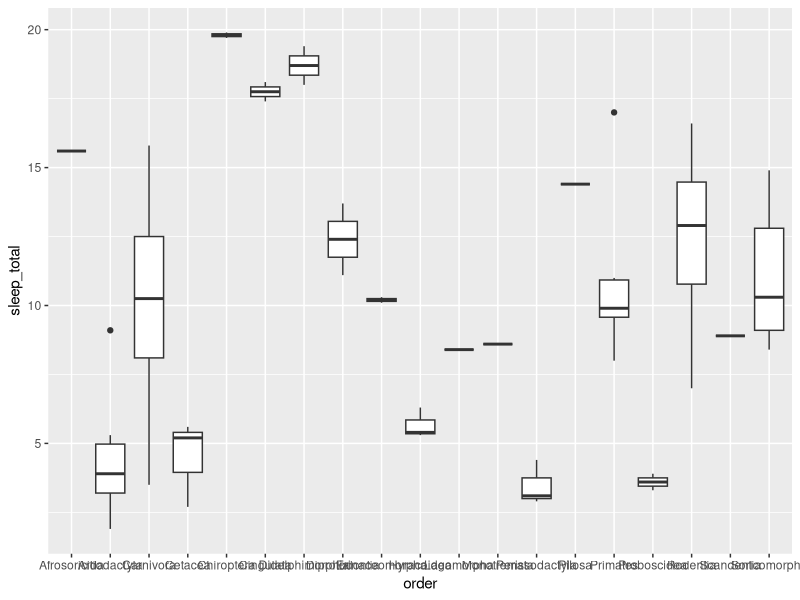
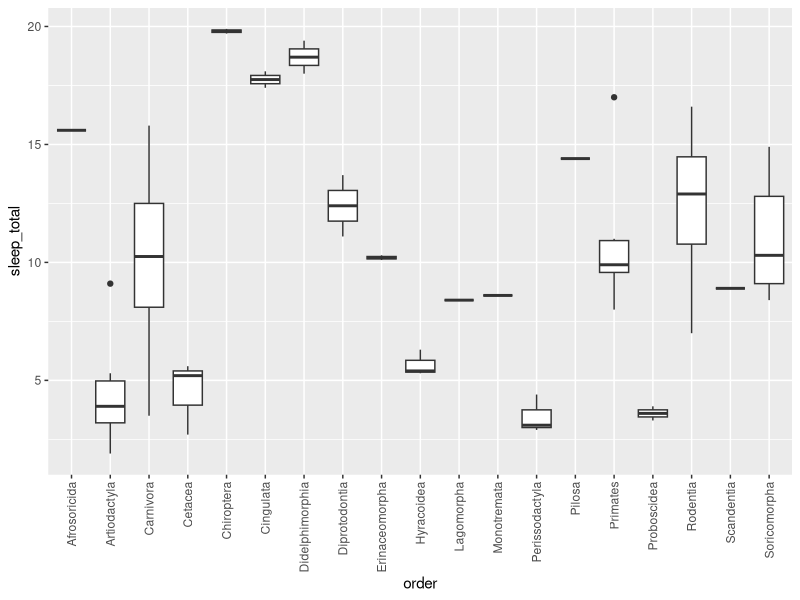
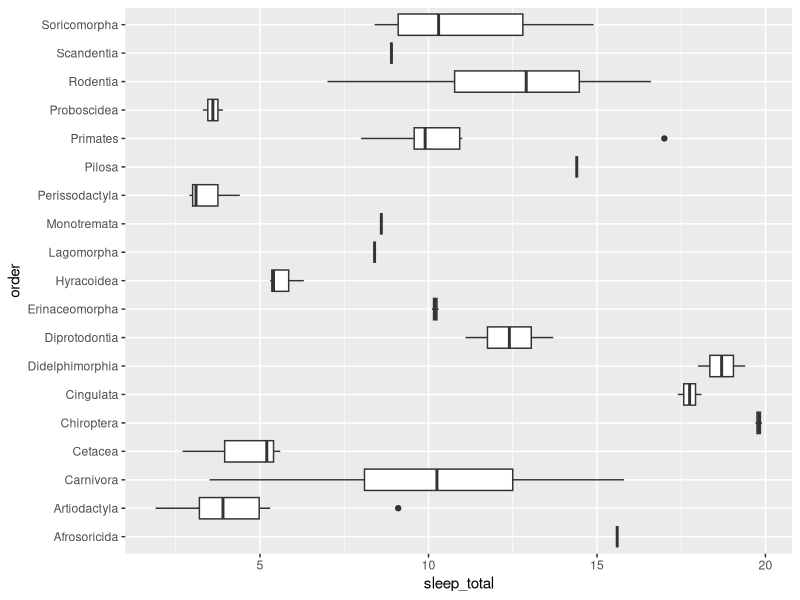
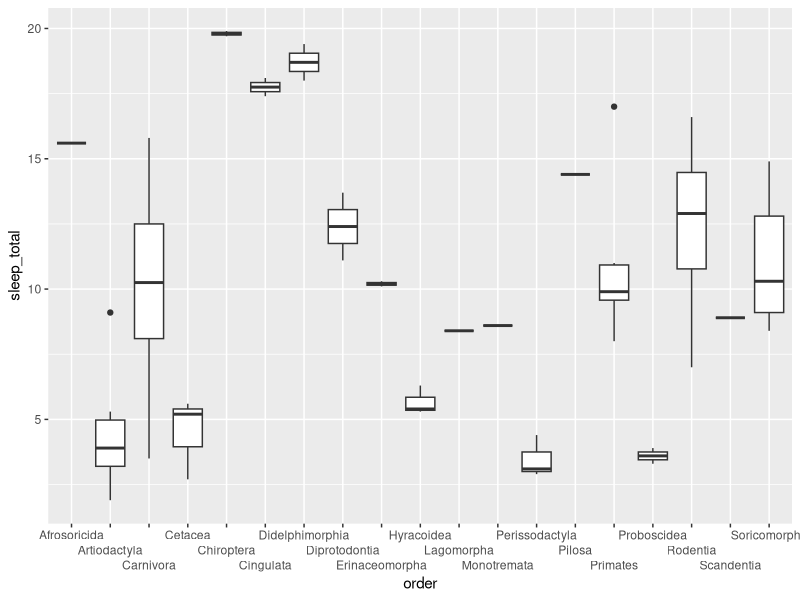
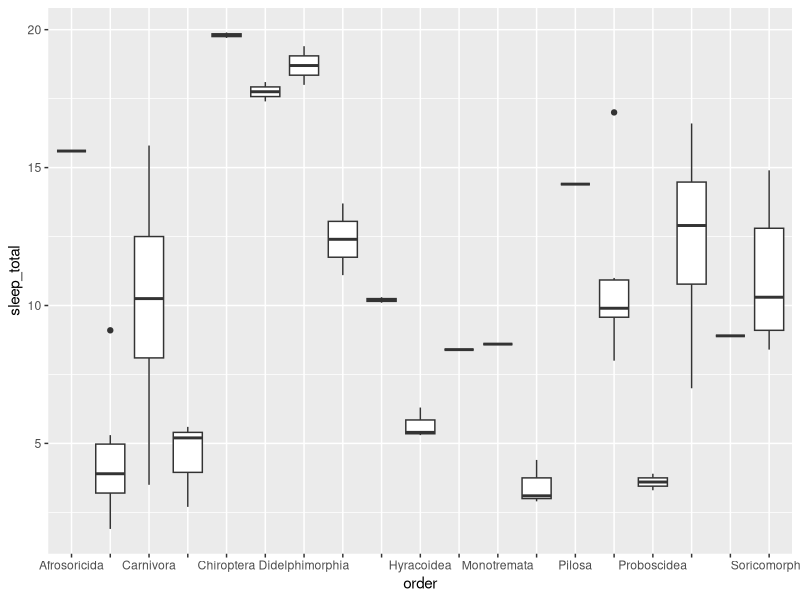
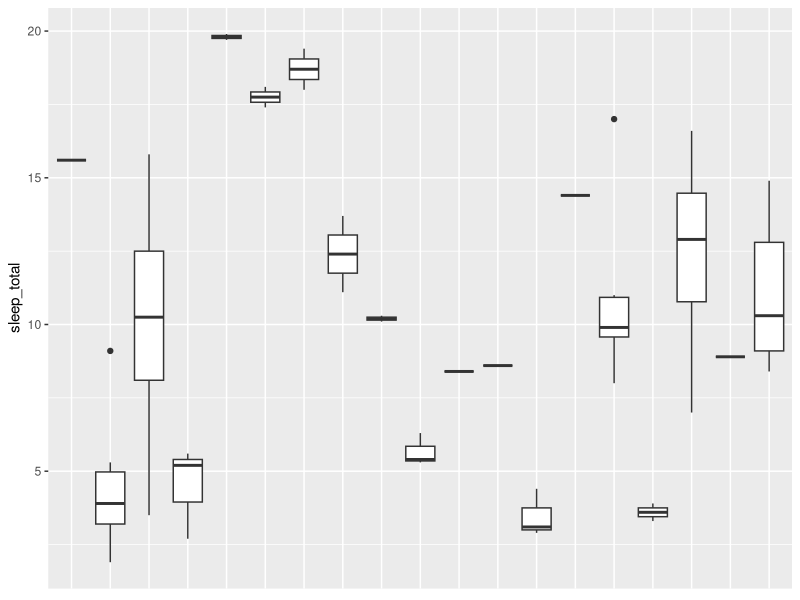
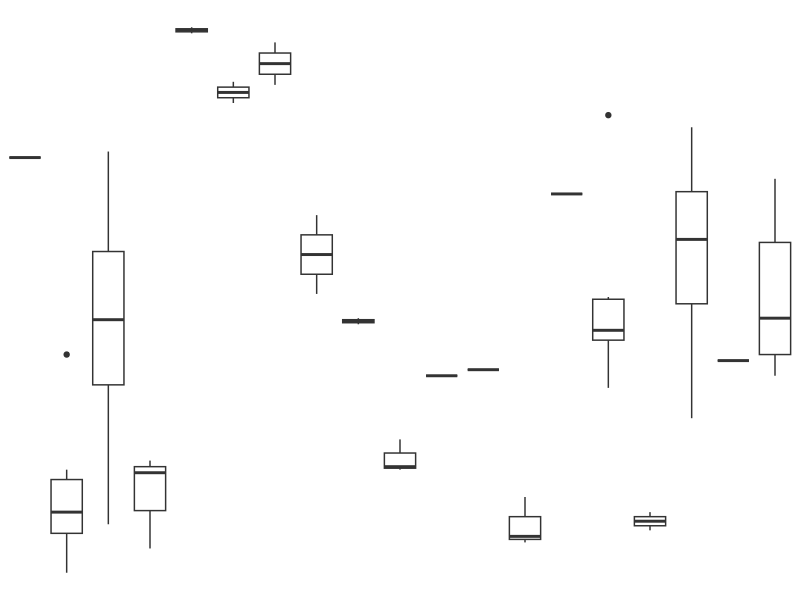
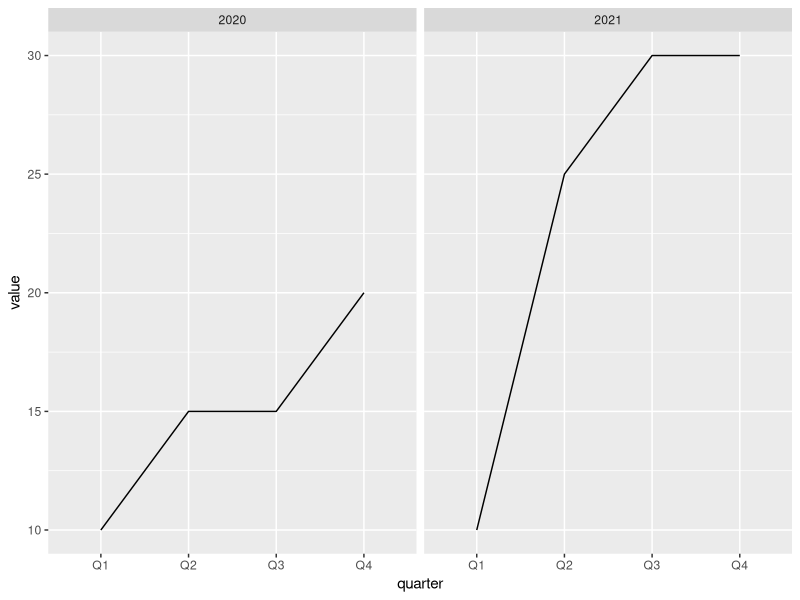

The R source for these figures, in order:
## ---- chunk 1
#| include: false
library(ggplot2)
knitr::opts_chunk$set(
  fig.dpi = 300, 
  collapse = TRUE, 
  comment = "#>",
  fig.asp = 0.618,
  fig.width = 6,
  out.width = "80%")
## ---- chunk 2
#| label: msleep-order-sleep-total
#| fig.alt: "A boxplot showing the total amount of sleep on the y-axis for 19 
#|  taxonomical orders of mammals on the x-axis. The horizontal labels on the 
#|  x-axis for the orders overlap and are unreadable."
ggplot(msleep, aes(x = order, y = sleep_total)) +
  geom_boxplot()
## ---- chunk 3
#| label: msleep-order-sleep-total-rotate
#| fig.alt: "A boxplot showing the total amount of sleep on the y-axis for 19 
#|  taxonomical orders of mammals on the x-axis. The x-axis labels are oriented
#|  vertically and are readable."
ggplot(msleep, aes(x = order, y = sleep_total)) +
  geom_boxplot() +
  theme(axis.text.x = element_text(angle = 90, vjust = 0.5, hjust = 1))
## ---- chunk 4
#| label: msleep-order-sleep-total-flip
#| fig.alt: "A boxplot showing the total amount of sleep on the x-axis for 19
#|  taxonomical orders of mammals on the y-axis. The y-axis labels are oriented
#|  horizontally and are readable."
ggplot(msleep, aes(y = order, x = sleep_total)) +
  geom_boxplot()
## ---- chunk 5
#| label: msleep-order-sleep-total-dodge
#| fig.alt: "A boxplot showing the total amount of sleep on the y-axis for 19 
#|  taxonomical orders of mammals on the x-axis. The horizontal labels on the 
#|  x-axis are dodged to three levels so that they remain readable."
ggplot(msleep, aes(x = order, y = sleep_total)) +
  geom_boxplot() +
  scale_x_discrete(guide = guide_axis(n.dodge = 3))
## ---- chunk 6
#| label: msleep-order-sleep-total-check-overlap
#| fig.alt: "A boxplot showing the total amount of sleep on the y-axis for 19 
#|  taxonomical orders of mammals on the x-axis. Several of the x-axis labels
#|  have been omitted, but the one that remain are readable and don't overlap."
ggplot(msleep, aes(x = order, y = sleep_total)) +
  geom_boxplot() +
  scale_x_discrete(guide = guide_axis(check.overlap = TRUE))
## ---- chunk 7
#| ref-label: msleep-order-sleep-total
#| fig.alt: "A boxplot showing the total amount of sleep on the y-axis for 19 
#|  taxonomical orders of mammals on the x-axis. The horizontal labels on the 
#|  x-axis for the orders overlap and are unreadable."
## ---- chunk 8
#| fig.alt: "A boxplot showing the total amount of sleep on the y-axis for 19 
#|  taxonomical orders of mammals on the x-axis. The annotation on the x-axis
#|  is abent."
ggplot(msleep, aes(x = order, y = sleep_total)) +
  geom_boxplot() +
  theme(
    axis.title.x = element_blank(),
    axis.text.x = element_blank(),
    axis.ticks.x = element_blank()
  )
## ---- chunk 9
#| fig.alt: "A boxplot showing the total amount of sleep on the y-axis for 19 
#|  taxonomical orders of mammals on the x-axis. The plot has no axes, 
#|  gridlines or background panel."
ggplot(msleep, aes(x = order, y = sleep_total)) +
  geom_boxplot() + 
  theme_void()
## ---- chunk 10
library(tibble)

sales <- tribble(
  ~value, ~quarter, ~year,
  10,     "Q1",     2020,
  15,     "Q2",     2020,
  15,     "Q3",     2020,
  20,     "Q4",     2020,
  10,     "Q1",     2021,
  25,     "Q2",     2021,
  30,     "Q3",     2021,
  30,     "Q4",     2021
)
## ---- chunk 11
#| fig.alt: "A line plot with two panels showing value on the y-axis and four
#|  quarters on the x-axis. The left panel is labelled '2020' and the right
#|  panel is labelled '2021'."
ggplot(sales, aes(x = quarter, y = value, group = 1)) +
  geom_line() +
  facet_wrap(~year)
## ---- chunk 12
#| fig.alt: "A line plot with one panel showing value on the y-axis and eight
#|  quarters on the x-axis. The years are appended after each quarter label."
ggplot(sales, aes(x = interaction(quarter, year), y = value, group = 1)) +
  geom_line()
## ---- chunk 13
#| fig.alt: "A line plot with one panel showing value on the y-axis and eight
#|  quarters on the x-axis. The years are shown in the middle of the first four
#|  and last four quarters. The line touches the panel on the left and right."
ggplot(sales, aes(x = interaction(quarter, year), y = value, group = 1)) +
  geom_line() +
  coord_cartesian(ylim = c(9, 32), expand = FALSE, clip = "off") +
  theme(
    plot.margin = margin(1, 1, 3, 1, "lines"),
    axis.title.x = element_blank(),
    axis.text.x = element_blank()
    ) +
  annotate(geom = "text", x = seq_len(nrow(sales)), y = 8, label = sales$quarter, size = 3) +
  annotate(geom = "text", x = c(2.5, 6.5), y = 6, label = unique(sales$year), size = 4)
## ---- chunk 14
#| fig.alt: "A bar chart with one panel showing value on the y-axis and eight
#|  quarters on the x-axis. The years are shown in the middle of the first four
#|  and last four quarters. The outer bars touch the panel on the left and 
#|  right."
ggplot(sales, aes(x = interaction(quarter, year), y = value)) +
  geom_col() +
  coord_cartesian(ylim = c(0, 32), expand = FALSE, clip = "off") +
  annotate(geom = "text", x = seq_len(nrow(sales)), y = -1, label = sales$quarter, size = 3) +
  annotate(geom = "text", x = c(2.5, 6.5), y = -3, label = unique(sales$year), size = 4) +
  theme(
    plot.margin = margin(1, 1, 3, 1, "lines"),
    axis.title.x = element_blank(),
    axis.text.x = element_blank()
    )
## ---- chunk 15
#| fig.alt: "A bar chart showing value on the y-axis and eight
#|  quarters on the x-axis. The chart appears as a single panel. The years are 
#|  shown in the middle of the first four and last four quarters. The outer bars 
#|  do not touch the panel on the left and right."
ggplot(sales, aes(x = quarter, y = value)) +
  geom_col() +
  facet_wrap(~year, strip.position = "bottom") +
  theme(
    panel.spacing = unit(0, "lines"), 
    strip.background = element_blank(),
    strip.placement = "outside"
    ) +
  labs(x = NULL)
## ---- chunk 16
#| fig.alt: "A horizontal bar chart showing the number of cars on the x-axis
#|  for each of three types of drive trains on the y-axis. The three drive trains
#|  are labelled from top-to-bottom as 'r', 'f' and '4'."
ggplot(mpg, aes(y = drv)) +
  geom_bar()
## ---- chunk 17
#| fig.alt: "A horizontal bar chart showing the number of cars on the x-axis
#|  for each of three types of drive trains on the y-axis. The three drive trains
#|  are labelled from top-to-bottom as 'Rear wheel drive', 'Front wheel drive' 
#|  and 'Four wheel drive'."
ggplot(mpg, aes(y = drv)) +
  geom_bar() +
  scale_y_discrete(
    labels = c("Four wheel drive", "Front wheel drive", "Rear wheel drive")
  )
## ---- chunk 18
#| fig.alt: "A horizontal bar chart showing the number of cars on the x-axis
#|  for each of three types of drive trains on the y-axis. The three drive trains
#|  are labelled from top-to-bottom as 'Rear wheel drive', 'Front wheel drive' 
#|  and 'Four wheel drive'."
ggplot(mpg, aes(y = drv)) +
  geom_bar() +
  scale_y_discrete(
    labels = c(
      "f" = "Front wheel drive",
      "r" = "Rear wheel drive",
      "4" = "Four wheel drive"
    )
  )
## ---- chunk 19
#| fig.alt: "A scatter plot showing the median sale price of housing in Texas
#|  on the x-axis and the total volume of sales on the y-axis. The labels of
#|  both axes are in scientific notation, for example: '1e+09'."
ggplot(txhousing, aes(x = median, y = volume)) +
  geom_point()
## ---- chunk 20
#| fig.alt: "A scatter plot showing the median sale price of housing in Texas
#|  on the x-axis and the total volume of sales on the y-axis. The labels of
#|  the y-axis are written out in full, with commas marking groups of three 
#|  zeroes. The x-axis labels are written out in full, with spaces marking 
#|  groups of three zeroes."
library(scales)
ggplot(txhousing, aes(x = median, y = volume)) +
  geom_point() +
  scale_x_continuous(labels = label_number()) +
  scale_y_continuous(labels = label_comma())
## ---- chunk 21
#| fig.alt: "A scatter plot showing the difference in longitude on the x-axis
#|  and difference in latitude on the y-axis for seal movements. The x-axis
#|  labels have one digit after the decimal place. The y-axis labels have two 
#|  digits after the decimal place."
ggplot(seals, aes(x = delta_long, y = delta_lat)) +
  geom_point()
## ---- chunk 22
#| fig.alt: "A scatter plot showing the difference in longitude on the x-axis
#|  and difference in latitude on the y-axis for seal movements. The x-axis
#|  labels have one digit after the decimal place. The y-axis labels have four 
#|  digits after the decimal place."
library(scales)
ggplot(seals, aes(x = delta_long, y = delta_lat)) +
  geom_point() +
  scale_x_continuous(labels = label_number(accuracy = 0.1)) +
  scale_y_continuous(labels = label_number(accuracy = 0.0001))
## ---- chunk 23
#| fig.alt: "A lineplot showing the personal savings rate over time from 1967
#|   to 2015."
ggplot(economics, aes(x = date, y = psavert, group = 1)) +
  geom_line()
## ---- chunk 24
#| fig.alt: "A lineplot showing the personal savings rate over time from 1967
#|   to 2015. The y-axis labels are appended by percentage signs."
ggplot(economics, aes(x = date, y = psavert, group = 1)) +
  geom_line() +
  scale_y_continuous(labels = scales::label_percent(scale = 1, accuracy = 1))
## ---- chunk 25
#| fig.alt: "A scatter plot showing the squared city miles per gallon on the 
#|  x-axis versus the logarithm of highway miles per gallon on the y-axis for 
#|  234 cars."
ggplot(mpg, aes(x = cty^2, y = log(hwy))) +
  geom_point()
## ---- chunk 26
#| fig.alt: "A scatter plot showing the squared city miles per gallon on the 
#|  x-axis versus the base 10 logarithm of highway miles per gallon on the 
#|  y-axis for 234 cars. In the axis titles, the base 10 is indicated in 
#|  subscript on the y-axis and the power 2 is indicated in superscript on
#|  the x-axis."
ggplot(mpg, aes(x = cty^2, y = log(hwy, base = 10))) +
  geom_point() +
  labs(
    x = bquote(cty^2),
    y = bquote(paste(log[10], "(hwy)"))
  )
## ---- chunk 27
#| fig.alt: "A scatter plot showing the squared city miles per gallon on the 
#|  x-axis versus the base 10 logarithm of highway miles per gallon on the 
#|  y-axis for 234 cars. In the axis titles, the base 10 is indicated in 
#|  subscript on the y-axis and the power 2 is indicated in superscript on
#|  the x-axis."
ggplot(mpg, aes(x = cty^2, y = log(hwy, base = 10))) +
  geom_point() +
  labs(
    x = "cty<sup>2</sup>",
    y = "log<sub>10</sub>(hwy)"
  ) +
  theme(
    axis.title.x = ggtext::element_markdown(),
    axis.title.y = ggtext::element_markdown()
    )
## ---- chunk 28
#| fig.alt: "A scatter plot showing city miles per gallon on the x-axis versus 
#|  the highway miles per gallon on the y-axis for 234 cars. The distance
#|  between axis ticks is constant within each axis."
ggplot(mpg, aes(x = cty, y = hwy)) +
  geom_point()
## ---- chunk 29
#| fig.alt: "A scatter plot showing city miles per gallon on the x-axis versus 
#|  the highway miles per gallon on the y-axis for 234 cars. The distance
#|  between axis ticks varies within the y-axis. There are no minor horizontal
#|  grid lines, and there are three minor vertical gridlines between major 
#|  ones."
ggplot(mpg, aes(x = cty, y = hwy)) +
  geom_point() +
  scale_x_continuous(
    breaks = seq(9, 35, 3),
    minor_breaks = seq(8.5, 35.5, 1)
  )  +
  scale_y_continuous(
    breaks = c(12, 23, 36, 41),
    minor_breaks = NULL
  )
## ---- chunk 30
#| fig.alt: "A heatmap showing a 2D density estimate of the waiting and 
#|  eruption times of the Old Faithful geyser. The heatmap does not touch the
#|  panel edges."
ggplot(faithfuld, aes(waiting, eruptions)) +
  geom_raster(aes(fill = density))
## ---- chunk 31
#| fig.alt: "A heatmap showing a 2D density estimate of the waiting and 
#|  eruption times of the Old Faithful geyser. The heatmap touches the panel 
#|  edges."
ggplot(faithfuld, aes(waiting, eruptions)) +
  geom_raster(aes(fill = density)) +
  scale_x_continuous(expand = c(0, 0)) +
  scale_y_continuous(expand = c(0, 0))
## ---- chunk 32
#| fig.alt: "A bar chart showing the number of cars for each of three types
#|  of drive train. No parts of the bars touch the panel edges."
ggplot(mpg, aes(drv)) +
  geom_bar()
## ---- chunk 33
#| fig.alt: "A bar chart showing the number of cars for each of three types
#|  of drive train. All bars touch the bottom of the panel, and the highest bar 
#|  touches the top of the panel."
ggplot(mpg, aes(drv)) +
  geom_bar() +
  scale_y_continuous(expand = c(0, 0))
## ---- chunk 34
#| fig.alt: "A bar chart showing the number of cars for each of three types
#|  of drive train. All bars touch the bottom of the panel, and no bar touches 
#|  the top of the panel."
ggplot(mpg, aes(drv)) +
  geom_bar() +
  scale_y_continuous(expand = expansion(mult = c(0, 0.05)))
